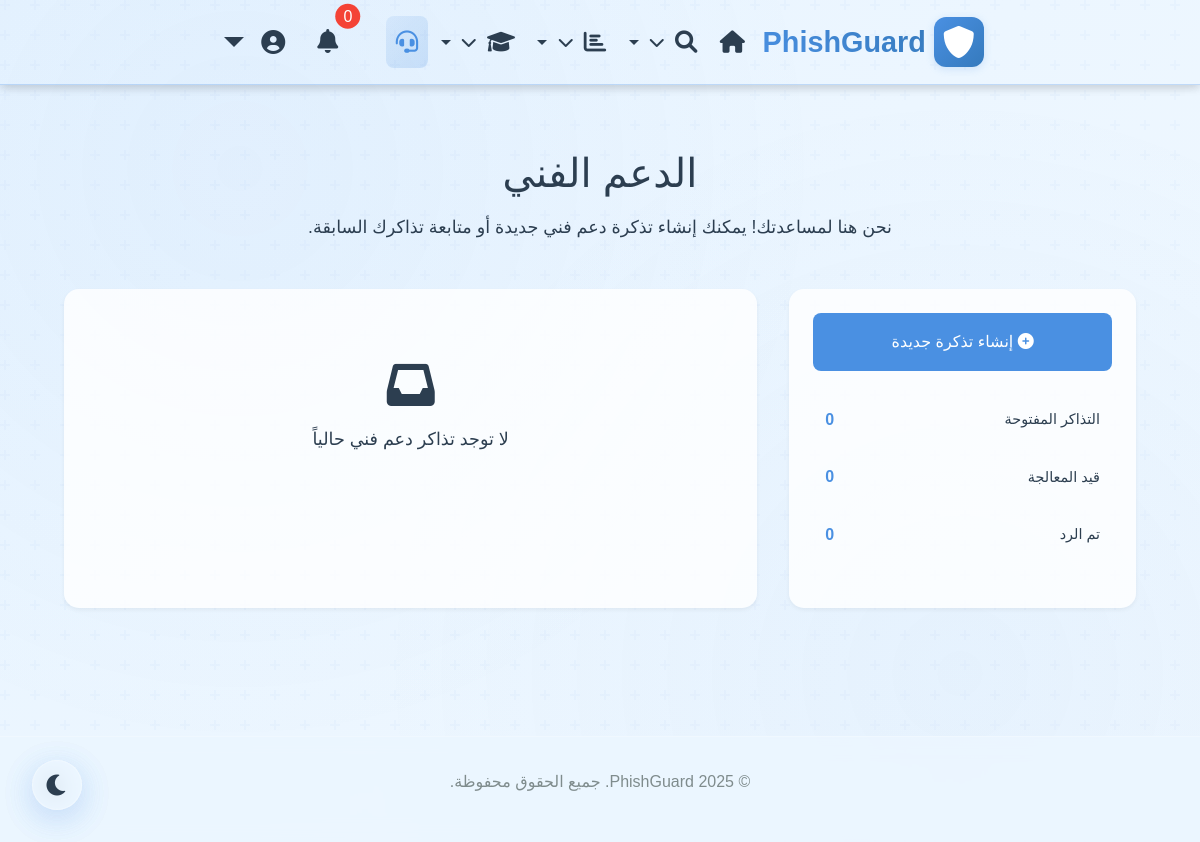
/support (signed in), run on an earlier commit of the app's database.
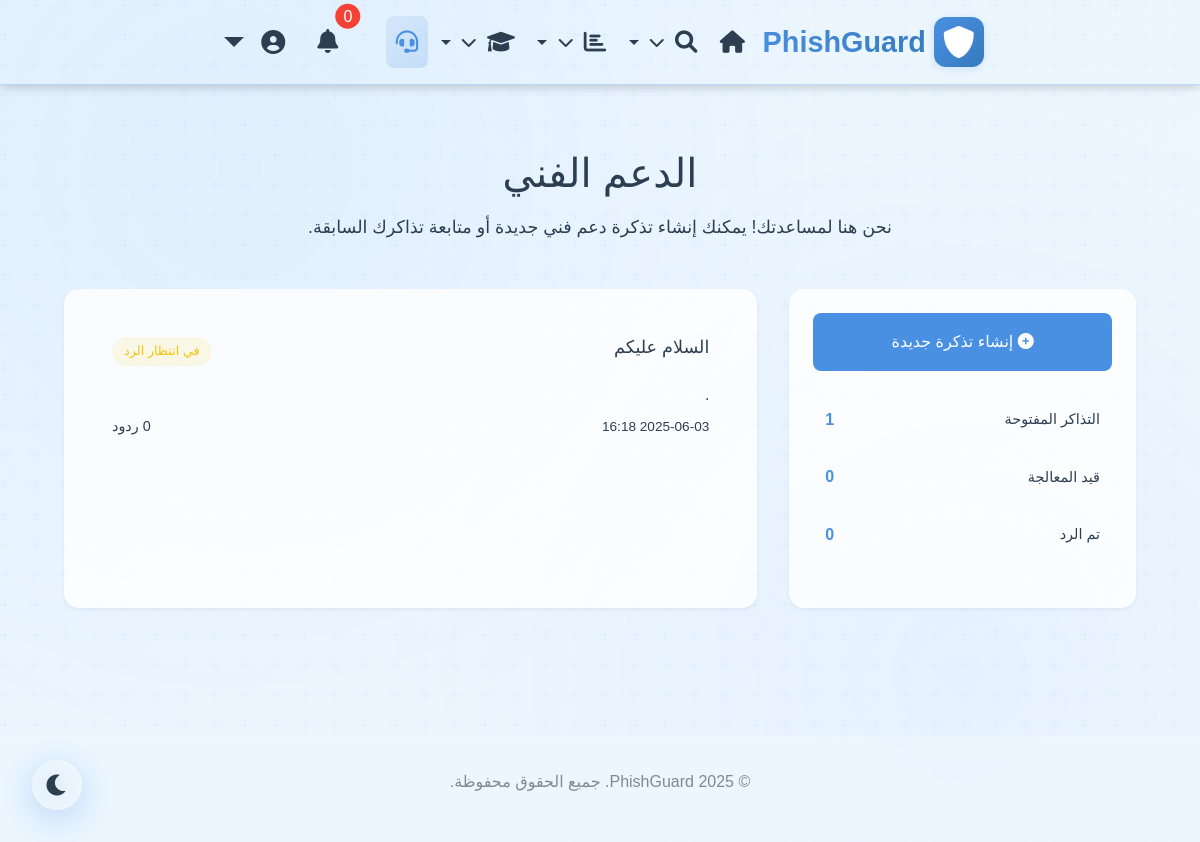
And on a later commit of the database.
### app.py (models this page shows)
class SupportMessage(db.Model):
    id = db.Column(db.Integer, primary_key=True)
    user_id = db.Column(db.Integer, db.ForeignKey('user.id'), nullable=False)
    subject = db.Column(db.String(200), nullable=False)
    message = db.Column(db.Text, nullable=False)
    status = db.Column(db.String(20), default='pending')  # pending, in_progress, answered, closed
    created_at = db.Column(db.DateTime, default=datetime.utcnow)
    user = db.relationship('User', backref=db.backref('support_messages', lazy=True))
    responses = db.relationship('SupportResponse', backref='message', lazy=True)

### app.py (the view, shortened to what this page needs)
@app.route('/support', methods=['GET', 'POST'])
@login_required
def support():
    user_messages = None
    if 'user_id' in session:
        user_messages = SupportMessage.query.filter_by(
            user_id=session['user_id']
        ).order_by(SupportMessage.created_at.desc()).all()
    return render_template('support.html', messages=user_messages)

### app.py (called while the page is built)
@app.before_request
def check_models():
    global _models_checked
    if not _models_checked:
        if url_model is None:
            logger.error("URL model not loaded - URL scanning will not work!")
            flash("تحذير: نموذج فحص الروابط غير متوفر. بعض الوظائف قد لا تعمل.", "warning")
        _models_checked = True

def login_required(f):
    @wraps(f)
    def decorated_function(*args, **kwargs):
        if 'user_id' not in session:
            flash('يرجى تسجيل الدخول للوصول إلى هذه الصفحة', 'warning')
            return redirect(url_for('login', next=request.url))
        return f(*args, **kwargs)
    return decorated_function

@app.context_processor
def utility_processor():
    return {
        'User': User
    }

### templates/support.html (shortened to what this page needs)
{% extends "base.html" %}
{% block content %}
<div class="support-container">
    <div class="support-header">
        <h1>الدعم الفني</h1>
        <p>نحن هنا لمساعدتك! يمكنك إنشاء تذكرة دعم فني جديدة أو متابعة تذاكرك السابقة.</p>
    </div>
    <div class="support-grid">
        <div class="support-sidebar">
            <button class="new-ticket-btn" onclick="openNewTicketModal()">
                <i class="fas fa-plus-circle"></i>
                إنشاء تذكرة جديدة
            </button>
            <div class="support-stats">
                <div class="stat-item">
                    <span class="stat-label">التذاكر المفتوحة</span>
                    <span class="stat-value">{{ messages|selectattr('status', 'equalto', 'pending')|list|length }}</span>
                </div>
                <div class="stat-item">
                    <span class="stat-label">قيد المعالجة</span>
                    <span class="stat-value">{{ messages|selectattr('status', 'equalto', 'in_progress')|list|length }}</span>
                </div>
                <div class="stat-item">
                    <span class="stat-label">تم الرد</span>
                    <span class="stat-value">{{ messages|selectattr('status', 'equalto', 'answered')|list|length }}</span>
                </div>
            </div>
        </div>
        <div class="messages-container">
            {% if messages %}
                {% for message in messages|sort(attribute='created_at', reverse=true) %}
                <div class="message-card" onclick="openChat({{ message.id }}, '{{ message.subject }}')">
                    <div class="message-header">
                        <h3 class="message-title">{{ message.subject }}</h3>
                        <span class="message-status status-{{ message.status }}">
                            {% if message.status == 'pending' %}
                            في انتظار الرد
                            {% elif message.status == 'in_progress' %}
                            جاري المعالجة
                            {% else %}
                            تم الرد
                            {% endif %}
                        </span>
                    </div>
                    <div class="message-content">{{ message.message[:150] }}{% if message.message|length > 150 %}...{% endif %}</div>
                    <div class="message-meta">
                        <span class="message-date">{{ message.created_at.strftime('%Y-%m-%d %H:%M') }}</span>
                        <span class="message-replies">{{ message.responses|length }} ردود</span>
                    </div>
                </div>
                {% endfor %}
            {% else %}
                <div class="no-messages">
                    <i class="fas fa-inbox"></i>
                    <p>لا توجد تذاكر دعم فني حالياً</p>
                </div>
            {% endif %}
        </div>
    </div>
</div>
{% endblock %}

What changed in the data, as far as the page shows it:
added SupportMessage: subject "السلام عليكم", status "في انتظار الرد", message ".", created_at "2025-06-03 16:18"
Also different on the page:
{{ messages|selectattr('status', 'equalto', 'pending')|list|length }}: "0" → "1"
text no longer shown: "لا توجد تذاكر دعم فني حالياً"
